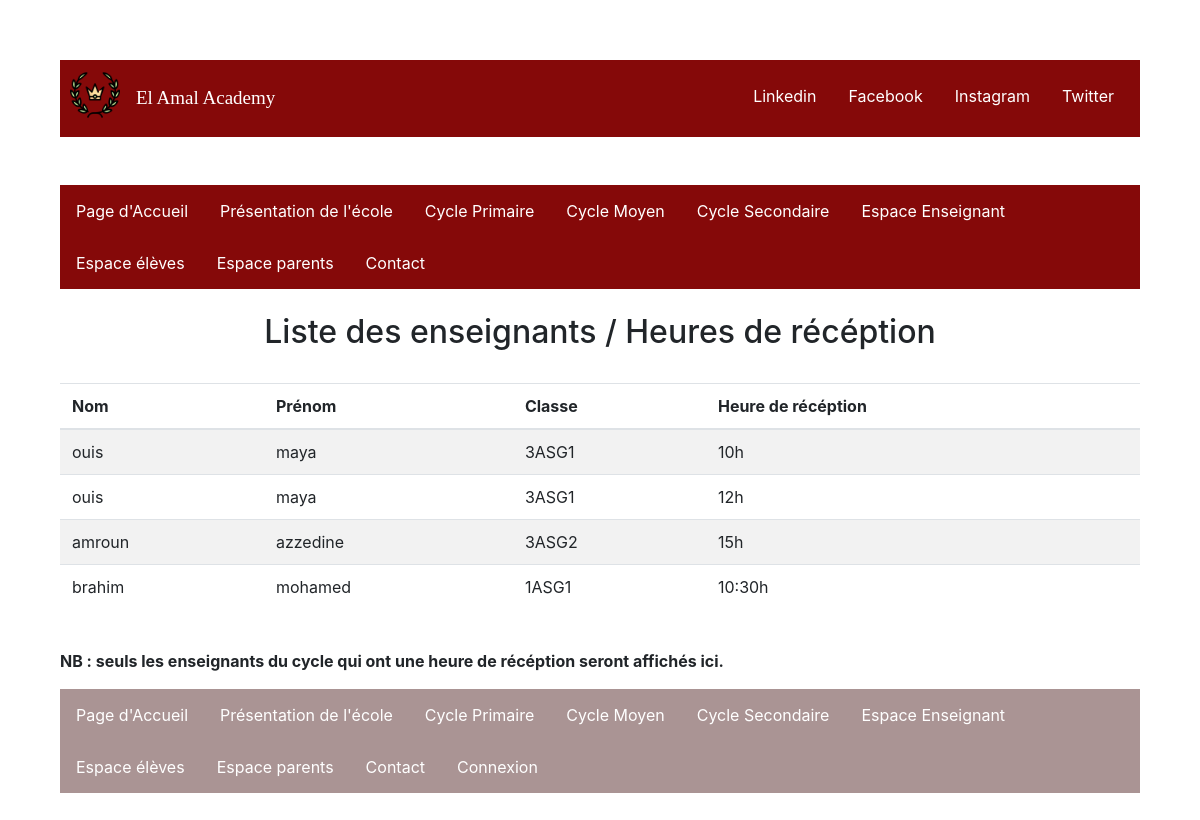
The page /controllers/ControllerListeEns.php?id=4 on the database its author committed.
### tables this page shows
CREATE TABLE IF NOT EXISTS `enseignant` (
  `id` int(11) NOT NULL AUTO_INCREMENT,
  `nom` varchar(255) NOT NULL,
  `prenom` varchar(255) NOT NULL,
  `teleph1` int(11) NOT NULL,
  `teleph2` int(11) DEFAULT NULL,
  `teleph3` int(11) DEFAULT NULL,
  `adresse` varchar(255) NOT NULL,
  `idClasse` int(11) DEFAULT NULL,
  `idType` int(11) DEFAULT NULL,
  `idUser` int(11) DEFAULT NULL,
  PRIMARY KEY (`id`),
  KEY `idClasse` (`idClasse`),
  KEY `idType` (`idType`),
  KEY `idUser` (`idUser`)
);

CREATE TABLE IF NOT EXISTS `classe` (
  `id` int(11) NOT NULL AUTO_INCREMENT,
  `nomc` varchar(255) NOT NULL,
  `type` int(11) NOT NULL,
  PRIMARY KEY (`id`),
  KEY `type` (`type`)
);

CREATE TABLE IF NOT EXISTS `hreception` (
  `id` int(11) NOT NULL AUTO_INCREMENT,
  `hour` varchar(255) NOT NULL,
  `idEns` int(11) DEFAULT NULL,
  PRIMARY KEY (`id`),
  KEY `idEns` (`idEns`)
);

### controllers/ControllerListeEns.php (called while the page is built)
<?php
$relativePath = $_SERVER['DOCUMENT_ROOT'];
require_once($relativePath.'/Latreche_Mohamed_Cherif_Zouaoui_SIL1/models/listeEnsModel.php');
require_once($relativePath.'/Latreche_Mohamed_Cherif_Zouaoui_SIL1/views/listeEnsView.php');
class ControllerListeEns {
    public function getListe($id) {
        $mModel = new listeEnsModel();
        $rslt = $mModel->getListe($id);
        return $rslt;
    }
    public function liste() {
        $aView = new listeEnsView();
        $aView->afficherPage();
    }
}
$control = new ControllerListeEns();
$control->liste();
?>

### models/listeEnsModel.php (called while the page is built)
<?php
$relativePath = $_SERVER['DOCUMENT_ROOT'];
require_once($relativePath.'/Latreche_Mohamed_Cherif_Zouaoui_SIL1/controllers/ControllerListeEns.php');
class listeEnsModel {
    private $db="mysql:dbname=tdw;hostname=127.0.0.1;";
    private $busername = "root";
    private $bpassword = "";
    private function connexion($db,$busername,$bpassword) {
                try {
                    $conn = new PDO($db, $busername, $bpassword);
                    $conn->exec("SET CHARACTER SET utf8");
                }
                catch(PDOException $e)
                {
                    echo "Connection failed: " . $e->getMessage();
                    exit();
                }
                return $conn;
    }
    public function getListe($id) {
        $conn=$this->connexion($this->db,$this->busername,$this->bpassword);
        $sql = $conn->prepare("SELECT E.nom, E.prenom, C.nomc, H.hour FROM enseignant E JOIN classe C
        ON C.id=E.idClasse JOIN hreception H ON h.idEns=E.id where C.type=?");
        $sql->execute(array($id));
        return $sql;
    }
}

### views/listeEnsView.php (the view, shortened to what this page needs)
<?php
$relativePath = $_SERVER['DOCUMENT_ROOT'];
require_once($relativePath.'/Latreche_Mohamed_Cherif_Zouaoui_SIL1/controllers/ControllerListeEns.php');
class listeEnsView {
    public function head() {
        ?>
        <head>
            <link rel="stylesheet" href="../css/restauration.css">
            <link rel="stylesheet" href="https://maxcdn.bootstrapcdn.com/bootstrap/4.5.2/css/bootstrap.min.css">
        <?php
    }
    public function navBar() {
        ?>
        <ul class="topnav">
            <li class="left"><img src="../images/logos/laurel.png"></li>
            <li class="middle"><a href="#home">El Amal Academy</a></li>
            <li class="right"><a href="#twitter">Twitter</a></li>
            <li class="right"><a href="#instagram">Instagram</a></li>
            <li class="right"><a href="#facebook">Facebook</a></li>
            <li class="right"><a href="#linkedin">Linkedin</a></li>
        </ul>
        <br><br>
        <?php
    }
    public function menu() {
        ?>
        <div class="menuHorizontal">
            <ul>
                <li><a class="horizontal" href="../index.php">Page d'Accueil</a></li>
                <li><a class="optional" href="#news">Présentation de l'école</a></li>
                <li><a class="optional" href="../controllers/ControllerCyclePrimaire.php">Cycle Primaire</a></li>
                <li><a class="optional" href="../controllers/ControllerCycleMoyen.php">Cycle Moyen</a></li>
                <li><a class="optional" href="../controllers/ControllerCycleSec.php">Cycle Secondaire</a></li>
                <li><a class="optional" href="../controllers/ControllerEspaceEns.php">Espace Enseignant</a></li>
                <li><a href="../controllers/espaceEleveController.php">Espace élèves</a></li>
                <li><a href="../controllers/ControllerEspaceParent.php">Espace parents</a></li>
                <li><a class="optional" href="../controllers/contactController.php">Contact</a></li>
            </ul>
        </div>
        <br>
        <?php
    }
    public function contenu() {
        ?>
        <center><h2>Liste des enseignants / Heures de récéption</h2></center>
        <br>
        <table class="table table-striped">
            <thead>
                <tr>
                    <th scope="col">Nom</th>
                    <th scope="col">Prénom</th>
                    <th scope="col">Classe</th>
                    <th scope="col">Heure de récéption</th>
                </tr>
            </thead>
            <tbody>
        <?php
            $id = $_GET['id'];
            $control = new ControllerListeEns();
            $qtf = $control->getListe($id);
            foreach ($qtf as $row) {
                echo
                    "<tr>" .
                    "<td>" . $row["nom"] . "</td>" .
                    "<td>" . $row["prenom"] . "</td>" .
                    "<td>" . $row["nomc"] . "</td>" .
                    "<td>" . $row["hour"] . "</td>" .
                    "</tr>";
            }
                echo "</tbody>";
        ?>
        </table>
        <br>
        <p><b>NB : seuls les enseignants du cycle qui ont une heure de récéption seront affichés ici.</b></p>
        <?php
    }
    public function footer() {
        ?>
        <footer class=footer">
            <ul>
                <li><a href="#home">Page d'Accueil</a></li>
                <li><a href="#news">Présentation de l'école</a></li>
                <li><a class="optional" href="controllers/ControllerCyclePrimaire.php">Cycle Primaire</a></li>
                <li><a class="optional" href="controllers/ControllerCycleMoyen.php">Cycle Moyen</a></li>
                <li><a class="optional" href="controllers/ControllerCycleSec.php">Cycle Secondaire</a></li>
                <li><a class="optional" href="../controllers/ControllerEspaceEns.php">Espace Enseignant</a></li>
                <li><a href="../controllers/espaceEleveController.php">Espace élèves</a></li>
                <li><a href="../controllers/ControllerEspaceParent.php">Espace parents</a></li>
                <li><a href="../controllers/contactController.php">Contact</a></li>
                <li><a class="right" href="controllers/loginController.php">Connexion</a></li>
            </ul>
        </footer>
        <?php
    }
    public function aBody() {
        ?>
        <body>
        <?php
            $this->navBar();
            $this->menu();
            $this->contenu();
            $this->footer();
            echo '</body>';
    }
    public function afficherPage() {
        echo '<html>';
        $this->head();
        $this->aBody();
        echo '</html>';
    }
}

### css/restauration.css (style rules this page uses)
ul.topnav { list-style-type: none; margin: 0; padding: 10px; overflow: hidden; background-color: #850909; }
ul.topnav li { float: left; }
ul.topnav li a { display: block; color: white; text-align: center; padding: 14px 16px; text-decoration: none; }
ul.topnav li.right { float: right; }
ul.topnav li.middle { text-align: right; font-size: 19px; font-family: 'Times New Roman', Times, serif; }
.topnav img { width: 50px; height: 50px; float: left; }
body { margin: 5%; padding: 5%; }
div > ul { list-style-type: none; margin: 0; padding: 0; overflow: hidden; background-color: #850909; }
ul > li { float: left; }
ul > li a { display: block; color: white; text-align: center; padding: 14px 16px; text-decoration: none; }
footer > ul { list-style-type: none; margin: 0; padding: 0; overflow: hidden; background-color: #aa9494; }
.horizontal { float : left; }
* { box-sizing: border-box; }

### rows shown on the page
enseignant: nom "ouis", prenom "maya", idClasse.nomc "3ASG1", hreception.hour "10h", hreception.hour "12h"
enseignant: nom "amroun", prenom "azzedine", idClasse.nomc "3ASG2", hreception.hour "15h"
enseignant: nom "brahim", prenom "mohamed", idClasse.nomc "1ASG1", hreception.hour "10:30h"
